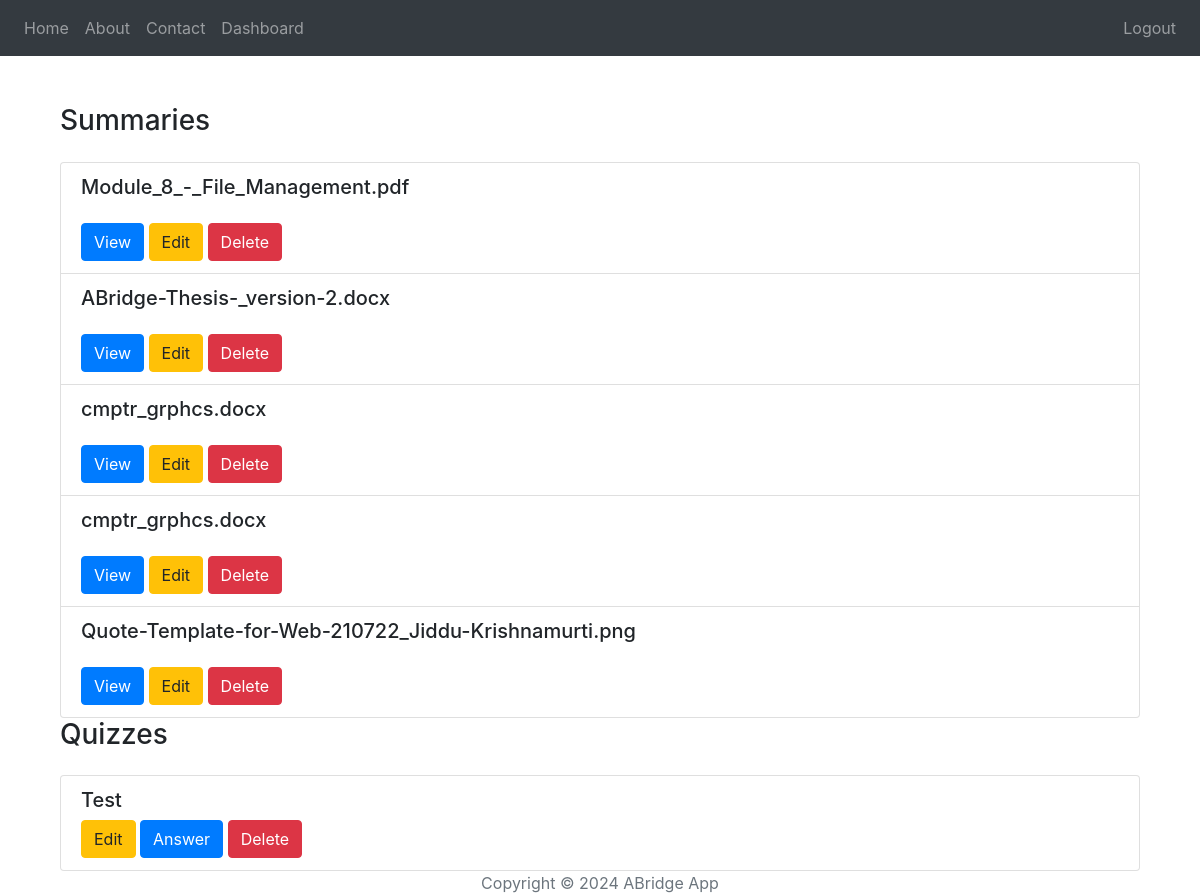
Page /dashboard (signed in) on the earlier database version.
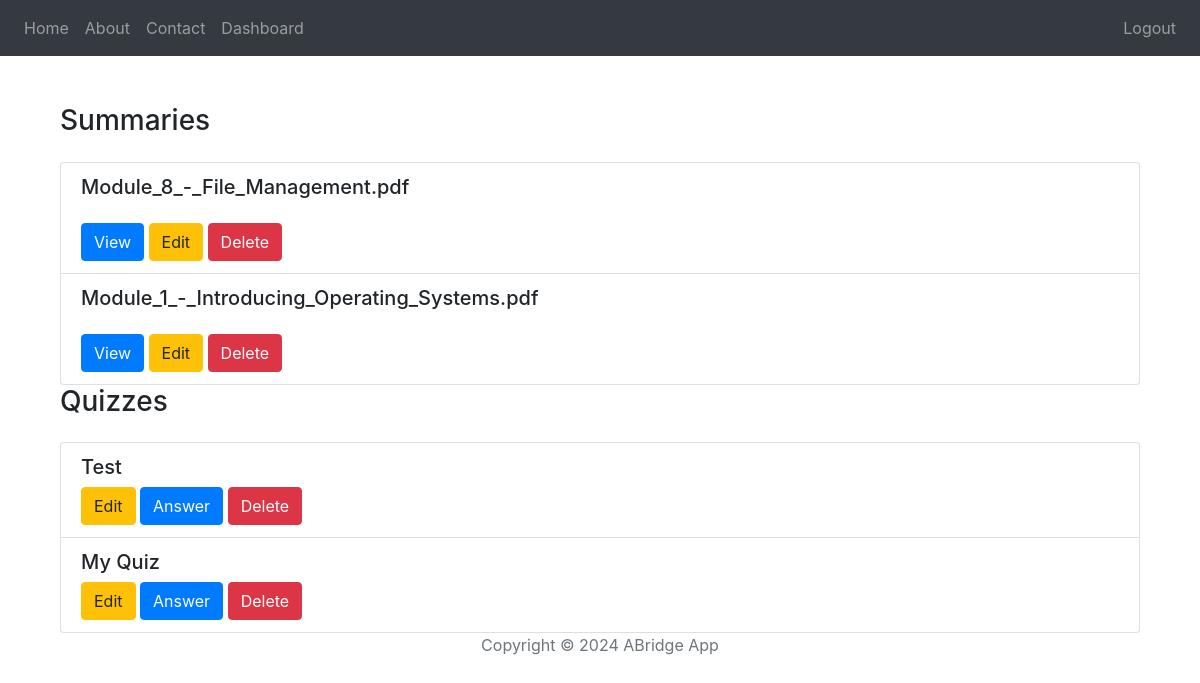
Same page on the later database version.
### website/models.py (models this page shows)
class Upload(db.Model):
    id = db.Column(db.Integer, primary_key=True)
    user_id = db.Column(db.Integer, db.ForeignKey('user.id'), nullable=False)
    filename = db.Column(db.String(150))
    text = db.Column(db.Text)
    summary = db.Column(db.Text)
    date_created = db.Column(db.DateTime(timezone=True), default=func.now())

class Quiz(db.Model):
    id = db.Column(db.Integer, primary_key=True)
    title = db.Column(db.String(150), nullable=False)
    user_id = db.Column(db.Integer, db.ForeignKey('user.id'), nullable=False)
    questions = db.relationship('Question', backref='quiz', lazy=True)

### website/views.py (the view)
@views.route('/dashboard')
@login_required
def dashboard():
    user_summaries = Upload.query.filter_by(user_id=current_user.id).all()
    user_quizzes = Quiz.query.filter_by(user_id=current_user.id).all()
    return render_template('nav/dashboard.html', user=current_user, uploads=user_summaries, quizzes=user_quizzes, summaries=user_summaries)

### website/__init__.py (called while the page is built)
def create_app():
    app = Flask(__name__)
    app.config['SECRET_KEY'] = SECRET_KEY
    app.config['SQLALCHEMY_DATABASE_URI'] = f'sqlite:///{DB_NAME}'
    app.config['UPLOAD_FOLDER'] = 'uploads'
    db.init_app(app)
    migrate.init_app(app, db)
    os.makedirs(app.config['UPLOAD_FOLDER'], exist_ok=True)
    from .views import views
    from .auth import auth
    app.register_blueprint(views, url_prefix='/')
    app.register_blueprint(auth, url_prefix='/')
    from .models import User, Upload, Quiz, Question
    with app.app_context():
        db.create_all()
    login_manager = LoginManager()
    login_manager.login_view = 'auth.login'
    login_manager.init_app(app)
    @login_manager.user_loader
    def load_user(id):
        return User.query.get(int(id))
    return app

### website/templates/nav/dashboard.html (shortened to what this page needs)
{% extends "base.html" %}
{% block content %}
<main class="container mt-5">
    <h1 class="h3 mt-5 mb-4">Summaries</h1>
    <div class="list-group">
        {% for summary in summaries %}
        <div class="list-group-item">
            <h5>{{ summary.filename }}</h5>
            <a href="{{ url_for('views.view_summary', summary_id=summary.id) }}" class="btn btn-primary">View</a>
            <a href="{{ url_for('views.edit_summary', summary_id=summary.id) }}" class="btn btn-warning">Edit</a>
            <form action="{{ url_for('views.delete_summary', summary_id=summary.id) }}" method="POST" class="d-inline">
                <button type="submit" class="btn btn-danger">Delete</button>
            </form>
        </div>
        {% endfor %}
    </div>
    <h1 class="h3 mb-4">Quizzes</h1>
    <div class="list-group">
        {% for quiz in quizzes %}
        <div class="list-group-item">
            <h5>{{ quiz.title }}</h5>
            <a href="{{ url_for('views.edit_quiz', quiz_id=quiz.id) }}" class="btn btn-warning">Edit</a>
            <a href="{{ url_for('views.quiz', quiz_id=quiz.id) }}" class="btn btn-primary">Answer</a>
            <form action="{{ url_for('views.delete_quiz', quiz_id=quiz.id) }}" method="POST" class="d-inline">
                <button type="submit" class="btn btn-danger">Delete</button>
            </form>
        </div>
        {% endfor %}
    </div>
</main>
{% endblock %}

### website/templates/base.html (shortened to what this page needs)
<!DOCTYPE html>
<html lang="en">
<head>
    <link
        rel="stylesheet"
        href="https://stackpath.bootstrapcdn.com/bootstrap/4.4.1/css/bootstrap.min.css"
    />
    <link
        rel="stylesheet"
        href="https://stackpath.bootstrapcdn.com/font-awesome/4.7.0/css/font-awesome.min.css"
    />
</head>
<body>
    <header class="navbar navbar-expand-lg navbar-dark bg-dark">
        <div class="collapse navbar-collapse" id="navbar">
            <div class="navbar-nav">
                <a class="nav-item nav-link" id="home" href="/">Home</a>
                <a class="nav-item nav-link" id="about" href="/about">About</a>
                <a class="nav-item nav-link" id="contact" href="/contact">Contact</a>
                {% if user.is_authenticated %}
                <a class="nav-item nav-link" id="dashboard" href="/dashboard">Dashboard</a>
                {% endif %}
            </div>
            <div class="navbar-nav ml-auto">
                {% if not user.is_authenticated %}
                <a class="nav-item nav-link" id="login" href="/login">Login</a>
                <a class="nav-item nav-link" id="signUp" href="/sign-up">Sign Up</a>
                {% else %}
                <a class="nav-item nav-link" id="logout" href="/logout">Logout</a>
                {% endif %}
            </div>
        </div>
    </header>
    <main class="container">
        {% block content %}
        {% endblock %}
    </main>
    <footer class="footer">
        <div class="container text-center">
            <span class="text-muted">Copyright © 2024 ABridge App</span>
        </div>
    </footer>
</body>
</html>

Differences in the rows shown:
removed Upload: filename "ABridge-Thesis-_version-2.docx"
removed Upload: filename "cmptr_grphcs.docx"
removed Upload: filename "cmptr_grphcs.docx"
removed Upload: filename "Quote-Template-for-Web-210722_Jiddu-Krishnamurti.png"
added Upload: filename "Module_1_-_Introducing_Operating_Systems.pdf"
added Quiz: title "My Quiz"
